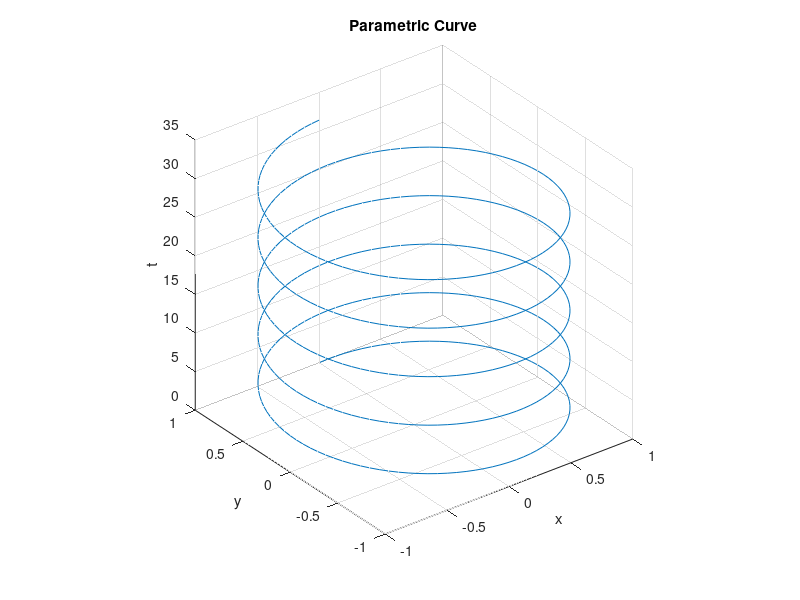
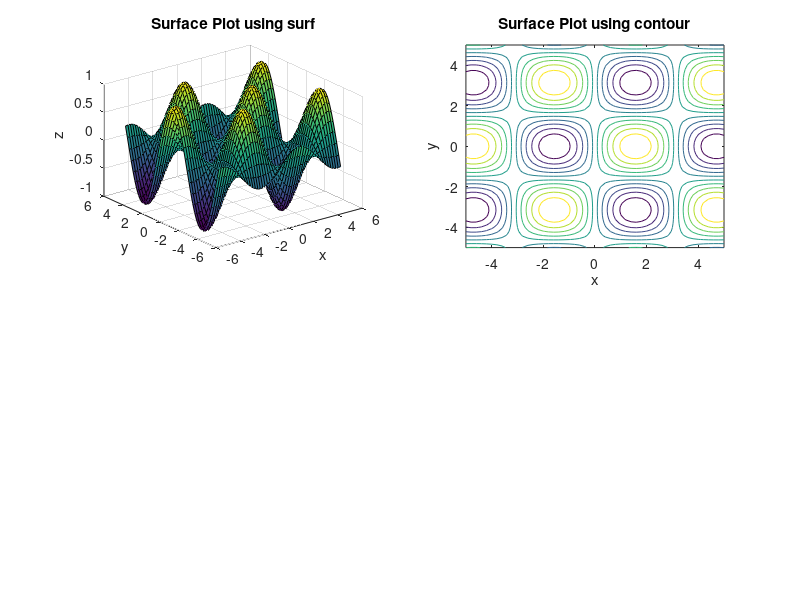

Recreate these plots in MATLAB, in order.
% Create the dataset
t = [0:pi/50:10*pi];
x = sin(t);
y = cos(t);

% Create the 3D plot
plot3(sin(t), cos(t), t);
grid on
axis square
title('Parametric Curve');
xlabel('x');
ylabel('y');
zlabel('t');

figure;
% x = [1 2 3 4];
% y = [3 4 5];
% [X, Y] = meshgrid(x, y);

%%-------------------Surface Plot------------------
% Create the data
x = -5:.2: 5;
y = -5:.2: 5;
[X, Y] = meshgrid(x, y);
Z = sin(X) .* cos(Y);

subplot(2, 2, 1);
surf(X, Y, Z);
title('Surface Plot using surf');
xlabel('x');
ylabel('y');
zlabel('z');

subplot(2, 2, 2);
contour(X, Y, Z);
title('Surface Plot using contour');
xlabel('x');
ylabel('y');
zlabel('z');

% subplot(2, 2, 3);
% isosurface(X, Y, Z);
% title('Surface Plot using Bar');
% xlabel('x');
% ylabel('y');
% zlabel('z');
